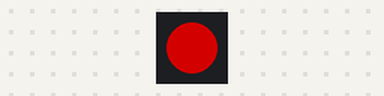
Bench run of a program on a simulated ESP32 board running MicroPython. On the bench: 1 RGB LEDs in strip order, left to right. Dim RGB values are drawn brighter than linear; what the program prints to the serial console is not drawn.

Above: at 1.15 s.
At 2.05 s:
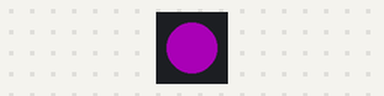
At 4.17 s:
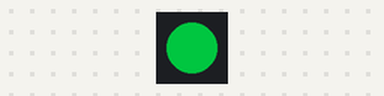
At 7.49 s:
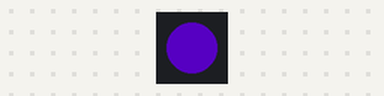
Timing chart, 0 to 7.8 s (numbered marks = the images above):
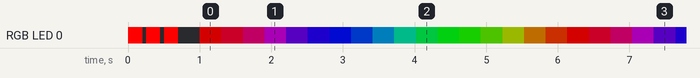

Measured:
- by itself, everything shown: repeats every 5.1 s, in 17 steps

The program:

main_tinypico_default.py
```python
from machine import SPI, Pin
import tinypico as TinyPICO
from dotstar import DotStar
import time, random, micropython, gc

# Configure SPI for controlling the DotStar
# Internally we are using software SPI for this as the pins being used are not hardware SPI pins
spi = SPI(sck=Pin( TinyPICO.DOTSTAR_CLK ), mosi=Pin( TinyPICO.DOTSTAR_DATA ), miso=Pin( TinyPICO.SPI_MISO) )
# Create a DotStar instance
dotstar = DotStar(spi, 1, brightness = 0.5 ) # Just one DotStar, half brightness
# Turn on the power to the DotStar
TinyPICO.set_dotstar_power( True )

# Say hello
print("\nHello from TinyPICO!")
print("--------------------\n")

# Show some info on boot
print("Battery Voltage is {}V".format( TinyPICO.get_battery_voltage() ) )
print("Battery Charge State is {}\n".format( TinyPICO.get_battery_charging() ) )

# Show available memory
print("Memory Info - micropython.mem_info()")
print("------------------------------------")
micropython.mem_info()

# Create a colour wheel index int
color_index = 0

# Get the amount of RAM and if it's correct, flash green 3 times before rainbow, otherwise flash red three times
def check_ram():
    gc.collect()
    ram = gc.mem_free()
    col = ( 255, 0, 0, 1 )
    if ram > 4000000:
        col = ( 0, 255, 0, 1 )

    for i in range (3):
        dotstar[0] = col
        time.sleep_ms(200)
        dotstar[0] = ( 0, 0, 0, 10 )
        time.sleep_ms(50)

    time.sleep_ms(250)

# Check the RAM
check_ram()

# Rainbow colours on the Dotstar
while True:
    # Get the R,G,B values of the next colour
    r,g,b = TinyPICO.dotstar_color_wheel( color_index )
    # Set the colour on the dotstar
    dotstar[0] = ( r, g, b, 0.5)
    # Increase the wheel index
    color_index += 1
    # Sleep for 20ms so the colour cycle isn't too fast
    time.sleep_ms(20)
```
